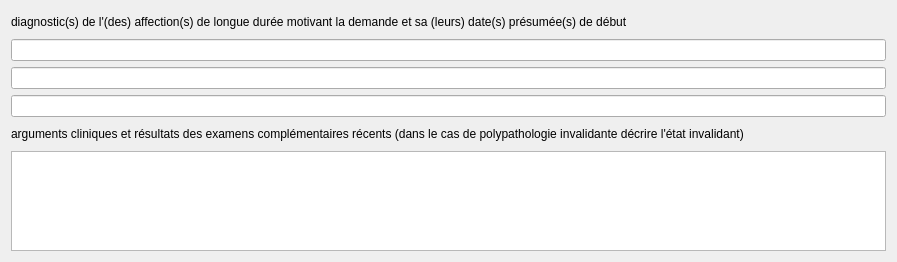
<?xml version="1.0" encoding="UTF-8"?>
<ui version="4.0">
 <class>form</class>
 <widget class="QWidget" name="form">
  <property name="geometry">
   <rect>
    <x>0</x>
    <y>0</y>
    <width>897</width>
    <height>262</height>
   </rect>
  </property>
  <property name="windowTitle">
   <string/>
  </property>
  <layout class="QGridLayout" name="gridLayout">
   <item row="0" column="0">
    <widget class="QLabel" name="label">
     <property name="text">
      <string>diagnostic(s) de l'(des) affection(s) de longue durée motivant la demande et sa (leurs) date(s) présumée(s) de début</string>
     </property>
     <property name="wordWrap">
      <bool>true</bool>
     </property>
    </widget>
   </item>
   <item row="1" column="0">
    <layout class="QGridLayout" name="gridLayout_2">
     <item row="0" column="0">
      <widget class="QLineEdit" name="diag1"/>
     </item>
     <item row="2" column="0">
      <widget class="QLineEdit" name="diag3"/>
     </item>
     <item row="1" column="0">
      <widget class="QLineEdit" name="diag2"/>
     </item>
     <item row="0" column="1">
      <layout class="QHBoxLayout" name="dateDiag1Layout"/>
     </item>
     <item row="1" column="1">
      <layout class="QHBoxLayout" name="dateDiag2Layout"/>
     </item>
     <item row="2" column="1">
      <layout class="QHBoxLayout" name="dateDiag3Layout"/>
     </item>
    </layout>
   </item>
   <item row="2" column="0">
    <widget class="QLabel" name="label_2">
     <property name="text">
      <string>arguments cliniques et résultats des examens complémentaires récents (dans le cas de polypathologie invalidante décrire l'état invalidant)</string>
     </property>
     <property name="wordWrap">
      <bool>true</bool>
     </property>
    </widget>
   </item>
   <item row="3" column="0">
    <widget class="QTextEdit" name="arguments">
     <property name="maximumSize">
      <size>
       <width>16777215</width>
       <height>100</height>
      </size>
     </property>
    </widget>
   </item>
  </layout>
 </widget>
 <resources/>
 <connections/>
</ui>
